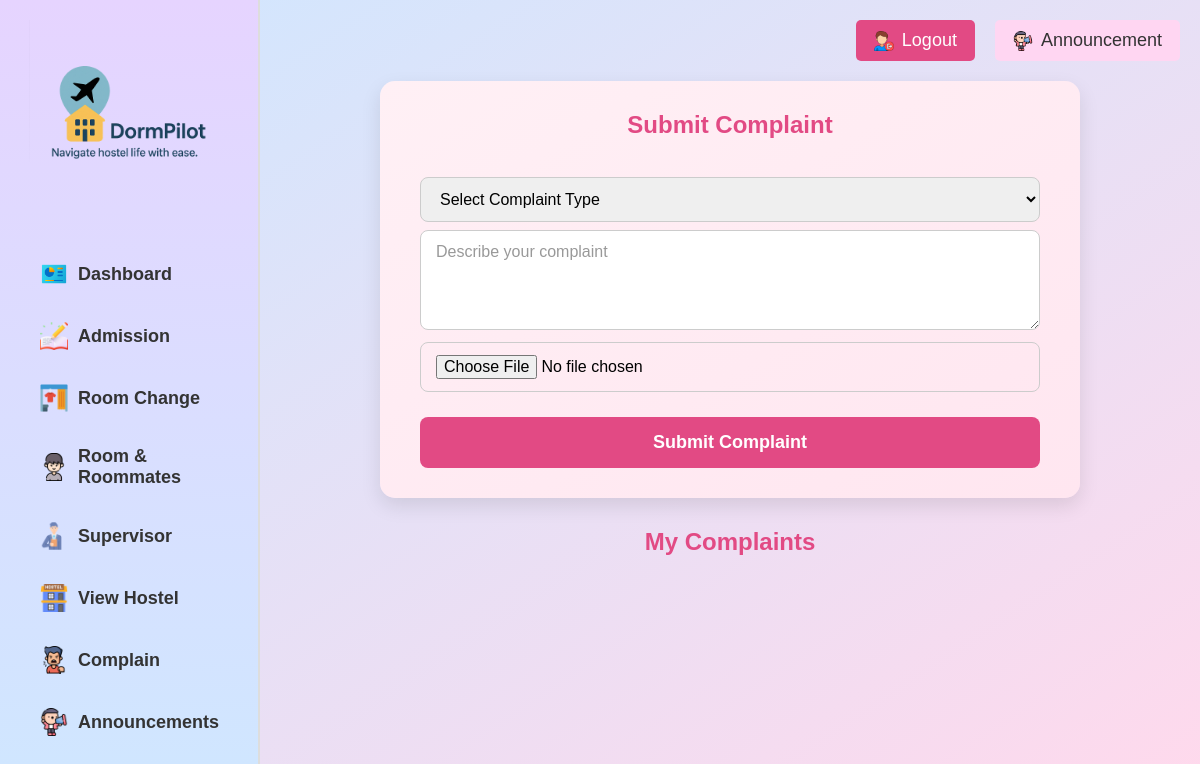
The page /student_complaints.php (signed in) on the database as committed earlier.
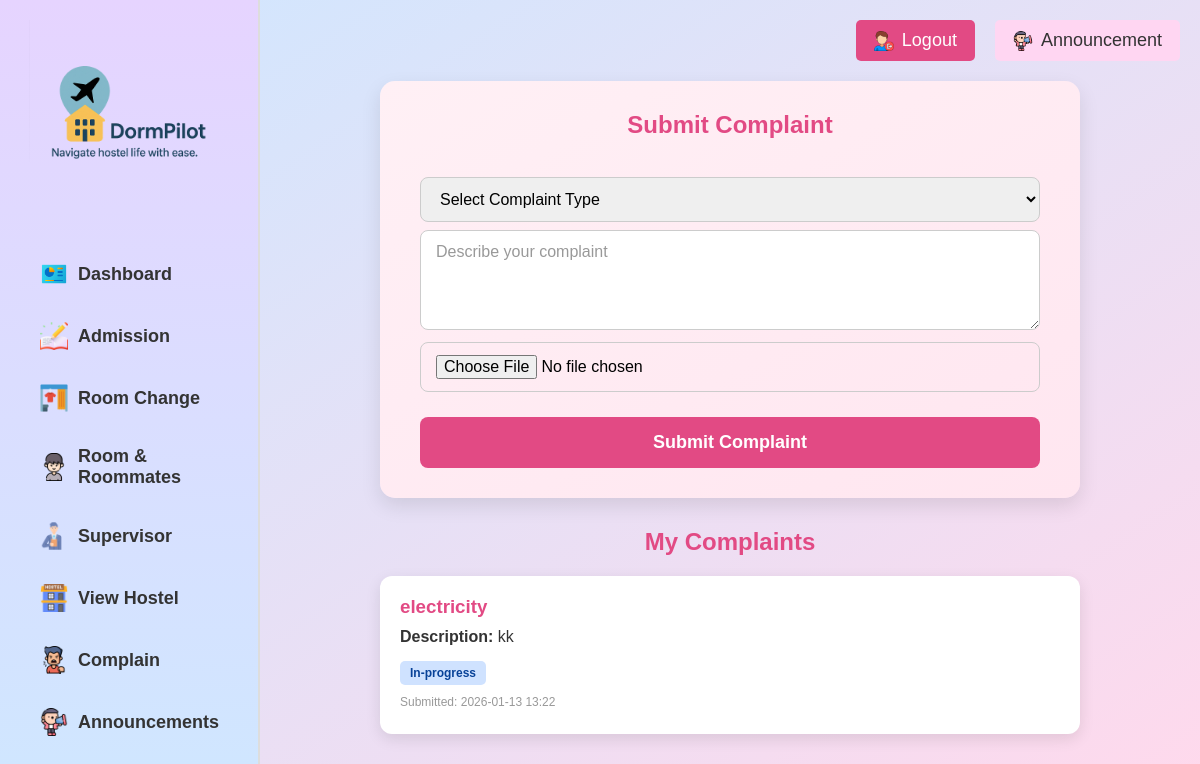
The same page on the database as committed later.
### tables this page shows
CREATE TABLE `complaints` (
  `id` int(11) NOT NULL,
  `user_id` int(11) NOT NULL,
  `type` varchar(50) NOT NULL,
  `description` text NOT NULL,
  `photo` varchar(255) DEFAULT NULL,
  `status` varchar(20) DEFAULT 'pending',
  `resolution_description` text DEFAULT NULL,
  `resolution_cost` decimal(10,2) DEFAULT 0.00,
  `resolved_at` timestamp NULL DEFAULT NULL,
  `supervisor_id` int(11) DEFAULT NULL,
  `created_at` timestamp NOT NULL DEFAULT current_timestamp(),
  `updated_at` timestamp NOT NULL DEFAULT current_timestamp() ON UPDATE current_timestamp()
);

### student_complaints.php (the view, shortened to what this page needs)
<?php
include "db.php";
$user_id = $_SESSION["user_id"];
$my_complaints = $conn->query("SELECT c.*, u.fullname as supervisor_name FROM complaints c LEFT JOIN users u ON c.supervisor_id = u.id WHERE c.user_id = $user_id ORDER BY c.created_at DESC");
?>
<!DOCTYPE html>
<html lang="en">
<head>
</head>
<body>
<div class="sidebar">
    <img src="logo.png" class="logo" alt="Logo">
    <div class="menu">
        <a href="student_dashboard.php"><img src="icons/dashboard.png" class="menu-icon">Dashboard</a>
        <a href="student_admission.php"><img src="icons/admission.png" class="menu-icon">Admission</a>
        <a href="student_room_change.php"><img src="icons/room.png" class="menu-icon">Room Change</a>
        <a href="student_roommates.php"><img src="icons/profile.png" class="menu-icon">Room & Roommates</a>
        <a href="student_chat.php"><img src="icons/supervisor.png" class="menu-icon">Supervisor</a>
        <a href="student_hostel.php"><img src="icons/hostel.png" class="menu-icon">View Hostel</a>
        <a href="student_complaints.php"><img src="icons/complain.png" class="menu-icon">Complain</a>
        <a href="student_announcements.php"><img src="icons/announcement.png" class="menu-icon">Announcements</a>
    </div>
</div>
<div class="main-content">
    <div class="top-bar">
        <form action="logout.php" method="post" style="margin:0;">
            <button type="submit" class="logout">
                <img src="icons/logout.png" alt="Logout Icon"> Logout
            </button>
        </form>
         <a href="student_announcements.php" class="announcement">
            <img src="icons/announcement.png" alt="Announcement Icon"> Announcement
        </a>
    </div>
    <div class="complain-form">
        <h2>Submit Complaint</h2>
        <form method="POST" enctype="multipart/form-data">
            <select name="type" required>
                <option value="">Select Complaint Type</option>
            </select>
            <textarea name="description" placeholder="Describe your complaint" required></textarea>
            <input type="file" name="photo" accept="image/*">
            <button type="submit" name="submit_complaint">Submit Complaint</button>
        </form>
    </div>
    <div class="complaints-list">
        <h2 style="text-align:center; color:#e24a84; margin-bottom:20px;">My Complaints</h2>
        <?php while($row = $my_complaints->fetch_assoc()): ?>
        <div class="complaint-card">
            <h3><?php echo htmlspecialchars($row["type"]); ?></h3>
            <p><strong>Description:</strong> <?php echo nl2br(htmlspecialchars($row["description"])); ?></p>
            <div>
                <span class="status-badge status-<?php echo $row["status"]; ?>"><?php echo ucfirst($row["status"]); ?></span>
            </div>
            <p style="font-size:12px; color:#999; margin-top:10px;">Submitted: <?php echo date("Y-m-d H:i", strtotime($row["created_at"])); ?></p>
        </div>
        <?php endwhile; ?>
    </div>
</div>
</body>
</html>

Rows that differ between the two databases and show on the page:
added complaints: type "electricity", description "kk", status "In-progress", created_at "2026-01-13 13:22"
